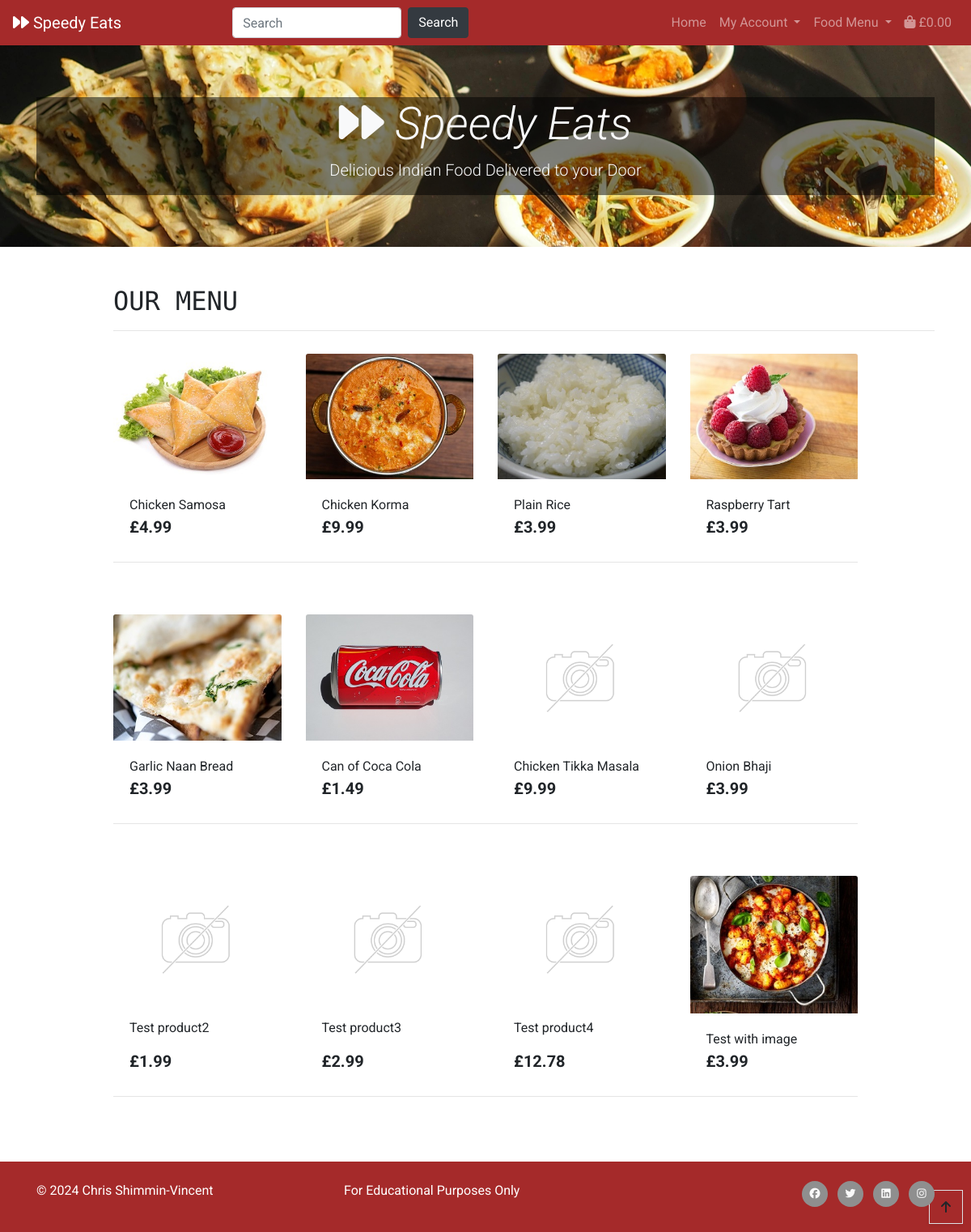
Screenshot of /products/ with the database file from the repository.
### products/models.py (models this page shows, shortened)
class Product(models.Model):
    category = models.ForeignKey('Category', null=True,
                                 blank=True, on_delete=models.SET_NULL)
    product_code = models.CharField(max_length=254, null=True, blank=True)
    name = models.CharField(max_length=254)
    description = models.TextField()
    price = models.DecimalField(max_digits=6, decimal_places=2)
    image_url = models.URLField(max_length=1024, null=True, blank=True)
    image = models.ImageField(null=True, blank=True)

### products/views.py (the view, shortened to what this page needs)
# urls.py: path('', views.all_products, name='products'),
def all_products(request):
    """
    A view to show all food items, including sorting and search queries
    """
    products = Product.objects.all()
    query = None
    categories = None
    friendly_name_plural = None
    context = {
        'products': products,
        'search_term': query,
        'current_categories': categories,
        'friendly_name_plural': friendly_name_plural,
    }
    return render(request, 'products/products.html', context)

### bag/contexts.py (called while the page is built, shortened)
def bag_contents(request):
    bag_items = []
    product_count = 0
    total = 0
    delivery = Decimal(settings.STANDARD_DELIVERY)
    grand_total = 0
    bag = request.session.get('bag', {})
    if total < settings.MINIMUM_ORDER_VALUE:
        minimum_value_met = False
    else:
        minimum_value_met = True
    minimum_order_delta = settings.MINIMUM_ORDER_VALUE - total
    grand_total = total + delivery
    context = {
        'minimum_value_met': minimum_value_met,
        'bag_items': bag_items,
        'product_count': product_count,
        'total': total,
        'minimum_order_delta': minimum_order_delta,
        'minimum_order_value': settings.MINIMUM_ORDER_VALUE,
        'delivery': delivery,
        'grand_total': grand_total,
    }
    return context

### products/templates/products/products.html (shortened to what this page needs)
{% extends "base.html" %}
{% load static %}
{% block content %}
    <div class="container">
        <div class="row">
            <div class="col mt-3 offset-1">
                <h2 class="logo-font">Our Menu</h2>
                <hr>
            </div>
        </div>
        <div class="row">
            <div class="product-container col-10 offset-1">
                <div class="row">
                    {% for product in products %}
                        <div class="col-sm-6 col-md-6 col-lg-4 col-xl-3">
                            <div class="card h-100 border-0">
                                {% if product.image %}
                                <a href="{% url 'product_detail' product.id %}">
                                    <img class="card-img-top img-fluid" src="{{ product.image.url }}" alt="{{ product.name }}">
                                </a>
                                {% else %}
                                <a href="{% url 'product_detail' product.id %}">
                                    <img class="card-img-top img-fluid" src="{{ MEDIA_URL }}noimage.png" alt="{{ product.name }}">
                                </a>
                                {% endif %}
                                <div class="card-body pb-0">
                                    <p class="mb-0"><a href="{% url 'product_detail' product.id %}" class="text-reset">{{ product.name }}</a></p>
                                </div>
                                <div class="card-footer bg-white pt-0 border-0 text-left">
                                    <div class="row">
                                        <div class="col">
                                            <p class="lead mb-0 text-left font-weight-bold">£{{ product.price }}</p>
                                        </div>
                                    </div>
                                </div>
                            </div>
                        </div>
                        {% if forloop.counter|divisibleby:4 %}
                            <div class="col-12 d-none d-xl-block mb-5">
                                <hr>
                            </div>
                        {% endif %}
                    {% endfor %}
                </div>
            </div>
        </div>
    </div>
    <div class="btt-button shadow-sm rounded-0 border border-black">
        <a class="btt-link d-flex h-100">
            <i class="fas fa-arrow-up text-black mx-auto my-auto"></i>
        </a>
    </div>
{% endblock %}

### templates/base.html (shortened to what this page needs)
{% load static %}
<!doctype html>
<html lang="en">
<head>
  {% block corecss %}
    <link rel="stylesheet" href="https://cdn.jsdelivr.net/npm/bootstrap@4.4.1/dist/css/bootstrap.min.css"
>
    <link rel="stylesheet" href="{% static 'css/base.css' %}">
  {% endblock %}
</head>
<body>
  <header>
    <nav class="navbar navbar-expand-lg navbar-dark brand-color">
      <a class="navbar-brand" href="{% url 'home' %}"><i class="fa fa-light fa-forward"></i> Speedy Eats</a>
      <div class="collapse navbar-collapse" id="navbarSupportedContent">
        <ul class="navbar-nav mr-auto ml-auto">
          <li class="nav-item">
            <form class="form-inline" action="{% url 'products' %}">
              <input class="form-control mr-sm-2" name="query" type="search" placeholder="Search" aria-label="Search">
              <button class="btn btn-dark my-2 my-sm-0" type="submit">Search</button>
            </form>
          </li>
        </ul>
        <ul class="navbar-nav ml-auto">
          <li class="nav-item">
            <a class="nav-link" href="{% url 'home' %}">Home</a>
          </li>
          <li class="nav-item dropdown">
            <a class="nav-link dropdown-toggle" href="#" id="navbarDropdown1" role="button" data-toggle="dropdown"
              aria-haspopup="true" aria-expanded="false">
              My Account
            </a>
          </li>
          <li class="nav-item dropdown">
            <a class="nav-link dropdown-toggle" href="#" id="navbarDropdown2" role="button" data-toggle="dropdown"
              aria-haspopup="true" aria-expanded="false">
              Food Menu
            </a>
          </li>
          <li class="nav-item">
            <a class="nav-link" href="{% url 'view_bag' %}"><i class="fa fa-shopping-bag"></i> £{{ total|floatformat:2 }}</a>
          </li>
        </ul>
      </div>
    </nav>
  </header>
  <div class="jumbotron jumbotron-fluid">
    <div class="container">
      <div class="mask text-light d-flex justify-content-center flex-column text-center opaque-overlay-text">
        <h1 class="display-4"><em><i class="fa fa-light fa-forward"></i> Speedy Eats</em></h1>
        <p class="lead">Delicious Indian Food Delivered to your Door</p>
      </div>
    </div>
  </div>
  {% block content %}
  {% endblock %}
  <footer class="footer mt-3 pt-4 brand-color">
    <div class="container">
      <div class="row">
        <div class="col-sm-4">
          &copy; 2024 Chris Shimmin-Vincent
        </div>
        <div class="col-sm-4">
          For Educational Purposes Only
        </div>
        <div class="col-sm-4">
          <ul class="list-inline social-links">
            <li class="list-inline-item">
              <a href="#" target="_blank">
                <i class="fab fa-facebook" aria-hidden="true"></i>
              </a>
            </li>
            <li class="list-inline-item">
              <a href="#" target="_blank">
                <i class="fab fa-twitter" aria-hidden="true"></i>
              </a>
            </li>
            <li class="list-inline-item">
              <a href="#" target="_blank">
                <i class="fab fa-linkedin" aria-hidden="true"></i>
              </a>
            </li>
            <li class="list-inline-item">
              <a href="#" target="_blank">
                <i class="fab fa-instagram" aria-hidden="true"></i>
              </a>
            </li>
          </ul>
        </div>
      </div>
    </div>
  </footer>
</body>
</html>

### static/css/base.css (style rules this page uses)
body { font-family: 'Roboto', sans-serif; }
.logo-font { text-transform: uppercase; font-family: 'Reddit Mono', monospace; }
.jumbotron { background-image: url("/media/homepage-header-image.jpg"); background-size: cover; color: #fff; }
.opaque-overlay-text { background-color: rgba(0, 0, 0, 0.5); }
.brand-color, .allauth-form-inner-content button { background-color: brown; color: #fff; }
.btt-button { height: 42px; width: 42px; position: fixed; bottom: 10px; right: 10px; }
.btt-link { cursor: pointer; }
footer { min-height: 50px; bottom: 0; width: 100%; }
.social-links { padding-bottom: 15px; text-align: right; }
.social-links li a i { width: 32px; height: 32px; padding: 12px 0; border-radius: 50%; font-size: 13px; line-height: 7px; text-align: center; color: #fafafa; background: #8f8f8f; transition: all 0.35s ease-in-out; -moz-transition: all 0.35s ease-in-out; -webkit-transition: all 0.35s ease-in-out; -o-transition: all 0.35s ease-in-out; }

### rows the page displays
Product: image (picture), name "Chicken Samosa", price "4.99"
Product: image (picture), name "Chicken Korma", price "9.99"
Product: image (picture), name "Plain Rice", price "3.99"
Product: image (picture), name "Raspberry Tart", price "3.99"
Product: image (picture), name "Garlic Naan Bread", price "3.99"
Product: image (picture), name "Can of Coca Cola", price "1.49"
Product: name "Chicken Tikka Masala", price "9.99"
Product: name "Onion Bhaji", price "3.99"
Product: name "Test product2", price "1.99"
Product: name "Test product3", price "2.99"
Product: name "Test product4", price "12.78"
Product: image (picture), name "Test with image", price "3.99"

### other values shown
{{ total|floatformat:2 }} "0.00"
